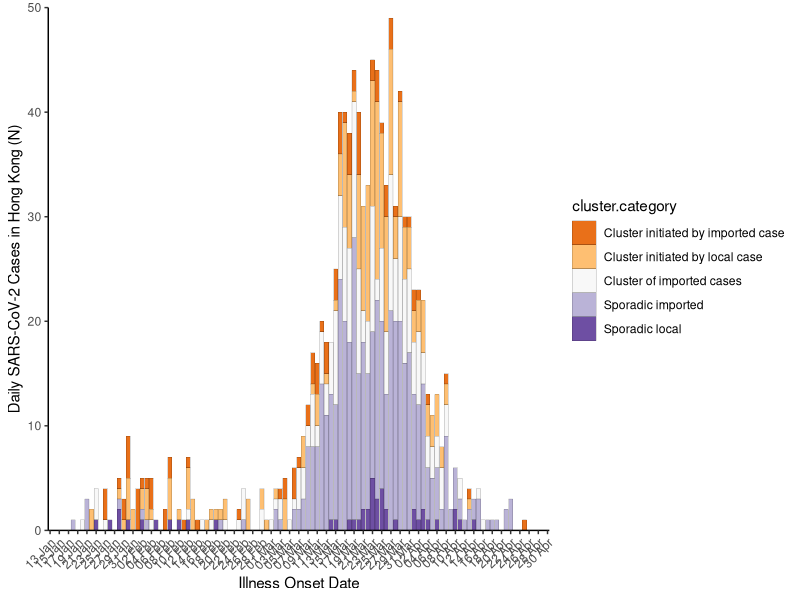
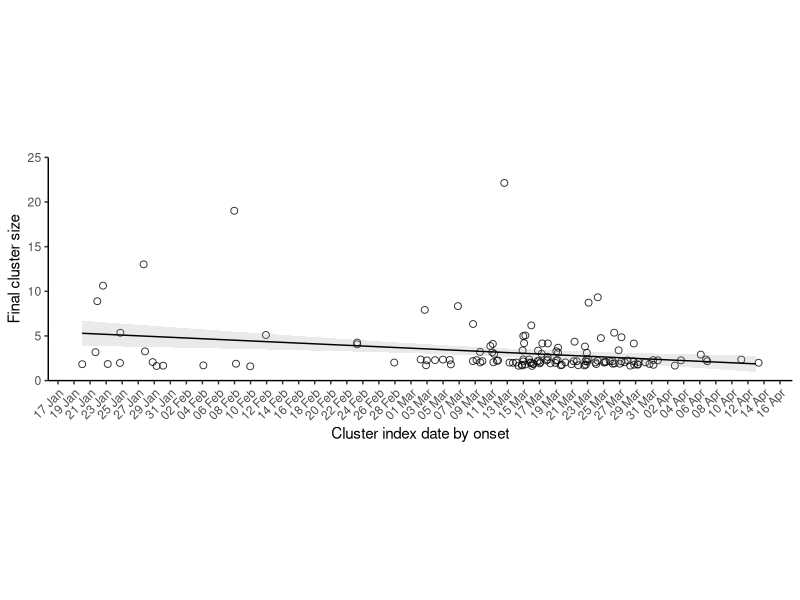
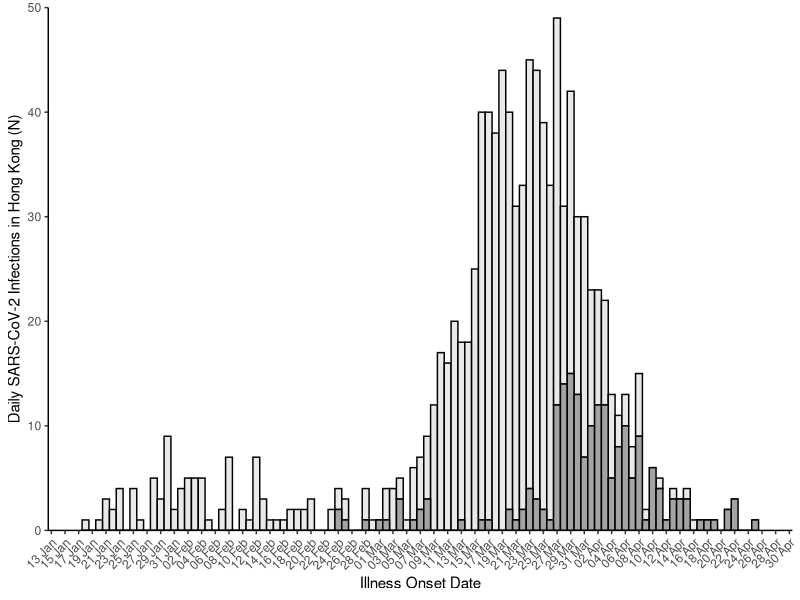

These figures' R source, in order:
library(tidyverse)
library(lubridate)
library(ggsci)
library(forcats)

#import data
case_data <- read_csv(file = "data/case_data.csv")

case_data <- case_data %>%
  mutate(onset.date = dmy(onset.date),
         confirm.date = dmy(confirm.date),
         epi.date = dmy(epi.date))

#Descriptive Cluster analysis
case_data %>%
  group_by(cluster.category) %>%
  summarise(n = n(), pct = n/1038)

#find overseas cluster values
case_data %>%
  filter(cluster.category == "Cluster of imported cases") %>%
  group_by(cluster.id) %>%
  n_groups()

case_data %>%
  filter(cluster.category == "Cluster of imported cases") %>%
  group_by(cluster.id) %>%
  group_size() %>%
  median()

case_data %>%
  filter(cluster.category == "Cluster of imported cases") %>%
  group_by(cluster.id) %>%
  group_size() %>%
  range()


#find local cluster values
case_data %>%
  filter(cluster.category == "Cluster initiated by local case") %>%
  group_by(cluster.id) %>%
  n_groups()

case_data %>%
  filter(cluster.category == "Cluster initiated by local case") %>%
  group_by(cluster.id) %>%
  group_size() %>%
  median()

case_data %>%
  filter(cluster.category == "Cluster initiated by local case") %>%
  group_by(cluster.id) %>%
  group_size() %>%
  range()

#find imported cluster values
case_data %>%
  filter(cluster.category == "Cluster initiated by imported case") %>%
  group_by(cluster.id) %>%
  n_groups()

case_data %>%
  filter(cluster.category == "Cluster initiated by imported case") %>%
  group_by(cluster.id) %>%
  group_size() %>%
  median()

case_data %>%
  filter(cluster.category == "Cluster initiated by imported case") %>%
  group_by(cluster.id) %>%
  group_size() %>%
  range()

#Plot Main Figure 1
ggplot(data = case_data) +
  geom_bar(aes(x = epi.date, fill = cluster.category), colour = 'black', size = 0.05, binwidth = 1, alpha = 0.9) +
  labs(x="Illness Onset Date") +
  theme_classic() +
  theme(axis.text.x = element_text(angle = 45, hjust = 1), legend.position = 'right') +
  scale_x_date(date_breaks = "2 days", 
               date_labels = "%d %b", 
               minor_breaks = NULL) +
  scale_y_continuous("Daily SARS-CoV-2 Cases in Hong Kong (N)", expand = c(0,0), limits = c(0,50)) +
  scale_fill_brewer(type = "div", palette = 4)

#Supplementary Figure 1 excluding N=106 outlier
case_data %>%
  filter(cluster.id != 0) %>%
  group_by(cluster.id) %>%
  mutate(cluster.size = n()) %>%
  arrange(epi.date) %>%
  slice(1L) %>%
  ggplot() +
  geom_jitter(aes(x = epi.date, y = cluster.size), alpha = 0.8, size = 2, shape = 21) +
  geom_smooth(method = lm, aes(x = epi.date, y = cluster.size), se = T, size = 0.5, colour = "black", alpha = 0.2) + 
  scale_x_date("Cluster index date by onset", date_breaks = "2 days", date_labels = "%d %b", minor_breaks = NULL) +
  scale_y_continuous("Final cluster size", expand = c(0,0), limits = c(0,25)) +
  theme_classic() +
  theme(aspect.ratio = 0.3, legend.position = "NULL", axis.text.x = element_text(angle = 45, hjust = 1))


#Supplementary Figure 2
ggplot(data = case_data) +
  geom_histogram(aes(x = epi.date, fill = fct_rev(symptomatic)), colour = 'black', binwidth = 1, alpha = 0.9) +
  labs(x="Illness Onset Date") +
  theme_classic() +
  theme(axis.text.x = element_text(angle = 45, hjust = 1), legend.position = 'none') +
  scale_x_date(date_breaks = "2 days", 
               date_labels = "%d %b", 
               minor_breaks = NULL) +
  scale_y_continuous("Daily SARS-CoV-2 Infections in Hong Kong (N)", expand = c(0,0), limits = c(0,50)) +
  scale_fill_grey(start = 0.9, end = 0.6)

#asymptomatic contigency table
case_data %>%
  group_by(cluster.category, symptomatic) %>%
  summarise(n = n()) %>%
  spread(key = symptomatic, value = n)




